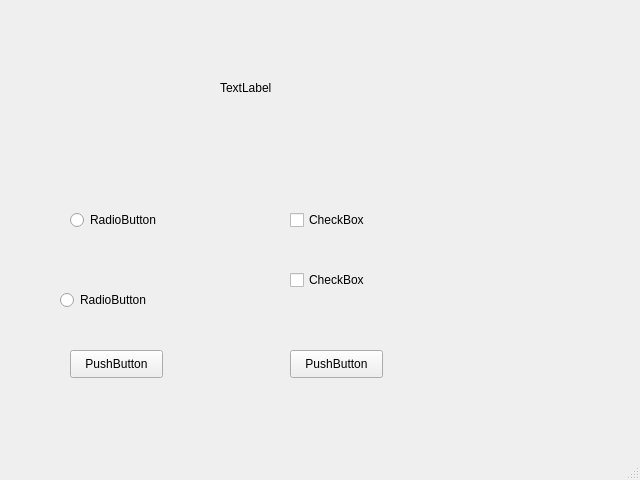
<?xml version="1.0" encoding="UTF-8"?>
<ui version="4.0">
 <class>MainWindow</class>
 <widget class="QMainWindow" name="MainWindow">
  <property name="geometry">
   <rect>
    <x>0</x>
    <y>0</y>
    <width>640</width>
    <height>480</height>
   </rect>
  </property>
  <property name="windowTitle">
   <string>MainWindow</string>
  </property>
  <widget class="QWidget" name="centralwidget">
   <widget class="QCheckBox" name="checkBox_3">
    <property name="geometry">
     <rect>
      <x>290</x>
      <y>270</y>
      <width>81</width>
      <height>20</height>
     </rect>
    </property>
    <property name="text">
     <string>CheckBox</string>
    </property>
   </widget>
   <widget class="QCheckBox" name="checkBox_4">
    <property name="geometry">
     <rect>
      <x>290</x>
      <y>210</y>
      <width>81</width>
      <height>20</height>
     </rect>
    </property>
    <property name="text">
     <string>CheckBox</string>
    </property>
   </widget>
   <widget class="QPushButton" name="pushButton">
    <property name="geometry">
     <rect>
      <x>70</x>
      <y>350</y>
      <width>93</width>
      <height>28</height>
     </rect>
    </property>
    <property name="text">
     <string>PushButton</string>
    </property>
   </widget>
   <widget class="QPushButton" name="pushButton_2">
    <property name="geometry">
     <rect>
      <x>290</x>
      <y>350</y>
      <width>93</width>
      <height>28</height>
     </rect>
    </property>
    <property name="text">
     <string>PushButton</string>
    </property>
   </widget>
   <widget class="QLabel" name="label">
    <property name="geometry">
     <rect>
      <x>220</x>
      <y>80</y>
      <width>55</width>
      <height>16</height>
     </rect>
    </property>
    <property name="text">
     <string>TextLabel</string>
    </property>
   </widget>
   <widget class="QRadioButton" name="radioButton">
    <property name="geometry">
     <rect>
      <x>70</x>
      <y>210</y>
      <width>95</width>
      <height>20</height>
     </rect>
    </property>
    <property name="text">
     <string>RadioButton</string>
    </property>
   </widget>
   <widget class="QRadioButton" name="radioButton_2">
    <property name="geometry">
     <rect>
      <x>60</x>
      <y>290</y>
      <width>95</width>
      <height>20</height>
     </rect>
    </property>
    <property name="text">
     <string>RadioButton</string>
    </property>
   </widget>
  </widget>
  <widget class="QMenuBar" name="menubar">
   <property name="geometry">
    <rect>
     <x>0</x>
     <y>0</y>
     <width>640</width>
     <height>26</height>
    </rect>
   </property>
  </widget>
  <widget class="QStatusBar" name="statusbar"/>
 </widget>
 <resources/>
 <connections/>
</ui>
